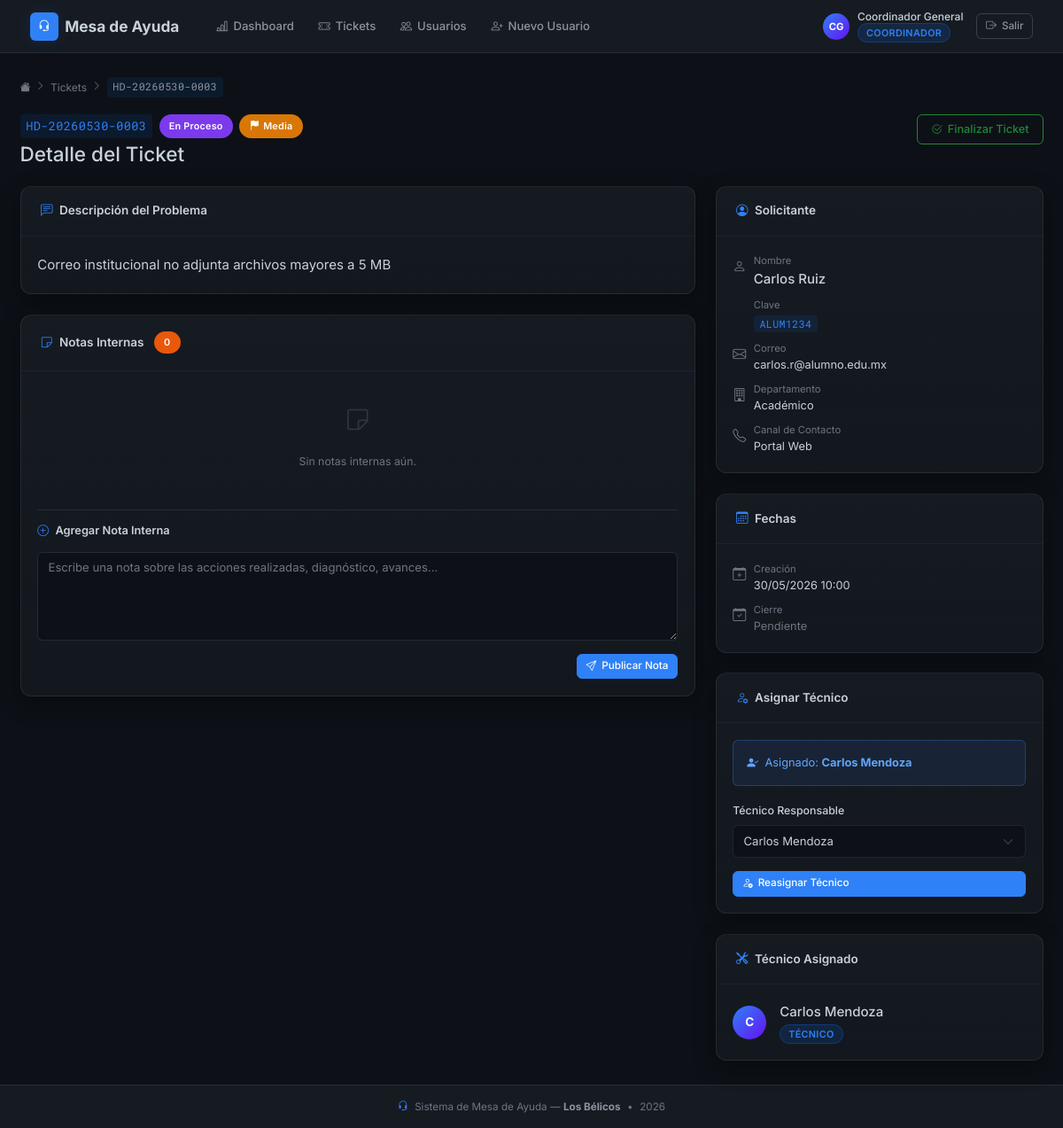
The page /index.php?controller=Ticket&action=show&id=5 (signed in) on the database its author committed.
### tables this page shows
CREATE TABLE `tickets` (
  `id`               int(10) UNSIGNED                   NOT NULL,
  `folio`            varchar(20)                        NOT NULL,
  `id_solicitante`   int(10) UNSIGNED                   NOT NULL,
  `id_canal`         int(10) UNSIGNED                   NOT NULL,
  `descripcion`      text                               NOT NULL,
  `prioridad`        enum('Baja','Media','Alta')         NOT NULL DEFAULT 'Baja',
  `id_estatus`       int(10) UNSIGNED                   NOT NULL DEFAULT 1,
  `id_tecnico`       int(10) UNSIGNED                   DEFAULT NULL,
  `id_mesa_asignada` int(10) UNSIGNED                   DEFAULT NULL,
  `fecha_creacion`   datetime                           NOT NULL DEFAULT current_timestamp(),
  `fecha_cierre`     datetime                           DEFAULT NULL
);

CREATE TABLE `estatus_tickets` (
  `id`             int(10) UNSIGNED NOT NULL,
  `nombre_estatus` varchar(50)      NOT NULL
);

CREATE TABLE `solicitantes` (
  `id`               int(10) UNSIGNED NOT NULL,
  `clave_reportante` varchar(20)      NOT NULL,
  `nombre_completo`  varchar(150)     NOT NULL,
  `correo`           varchar(100)     DEFAULT NULL,
  `id_departamento`  int(10) UNSIGNED DEFAULT NULL
);

CREATE TABLE `departamentos` (
  `id`                   int(10) UNSIGNED NOT NULL,
  `nombre_departamento`  varchar(100)     NOT NULL
);

CREATE TABLE `canales_contacto` (
  `id`           int(10) UNSIGNED NOT NULL,
  `nombre_canal` varchar(50)      NOT NULL
);

CREATE TABLE `usuarios` (
  `id`                    int(10) UNSIGNED                NOT NULL,
  `clave_acceso`          varchar(20)                    NOT NULL,
  `nombre_completo`       varchar(150)                   NOT NULL,
  `correo_institucional`  varchar(100)                   NOT NULL,
  `password_hash`         varchar(255)                   NOT NULL,
  `id_rol`                int(10) UNSIGNED               NOT NULL,
  `estado`                enum('Activo','Inactivo')       NOT NULL DEFAULT 'Activo'
);

### app/views/tickets/show.php (the view, shortened to what the rows shown need)
<?php
require BASE_PATH . '/app/views/layouts/header.php';
$rolId    = $_SESSION['rol_id'];
$esCerrado = strtolower($ticket['estatus']) === 'cerrado';
function mapBadge(string $val, string $tipo): string {
    if ($tipo === 'estatus') {
        return match (strtolower($val)) {
            'abierto'    => 'badge-abierto',
            'en proceso' => 'badge-proceso',
            'cerrado'    => 'badge-cerrado',
            default      => 'badge-pendiente',
        };
    }
    return match (strtolower($val)) {
        'alta'  => 'badge-alta',
        'media' => 'badge-media',
        'baja'  => 'badge-baja',
        default => 'badge-pendiente',
    };
}
?>
<div class="hd-breadcrumb fade-in-up">
    <a href="<?= BASE_URL ?>/index.php?controller=Dashboard&action=index"><i class="bi bi-house-fill"></i></a>
    <i class="bi bi-chevron-right" style="font-size:.7rem;"></i>
    <a href="<?= BASE_URL ?>/index.php?controller=Ticket&action=<?= $rolId == 2 ? 'misTickets' : 'index' ?>">Tickets</a>
    <i class="bi bi-chevron-right" style="font-size:.7rem;"></i>
    <span class="folio-tag"><?= htmlspecialchars($ticket['folio']) ?></span>
</div>
<div class="d-flex align-items-start justify-content-between mb-4 flex-wrap gap-2 fade-in-up">
    <div>
        <div class="d-flex align-items-center gap-2 mb-1">
            <span class="folio-tag" style="font-size:0.9rem;"><?= htmlspecialchars($ticket['folio']) ?></span>
            <span class="hd-badge <?= mapBadge($ticket['estatus'], 'estatus') ?>">
                <?= htmlspecialchars($ticket['estatus']) ?>
            </span>
            <span class="hd-badge <?= mapBadge($ticket['prioridad'], 'prioridad') ?>">
                <i class="bi bi-flag-fill"></i> <?= ucfirst($ticket['prioridad']) ?>
            </span>
        </div>
        <h1 class="h4 mb-0">Detalle del Ticket</h1>
    </div>
    <?php if (in_array($rolId, [1, 3]) && !$esCerrado): ?>
        <button type="button" class="btn btn-outline-success shadow-sm" data-bs-toggle="modal" data-bs-target="#modalCerrar">
            <i class="bi bi-check2-circle"></i> Finalizar Ticket
        </button>
    <?php endif; ?>
</div>
<div class="row g-4">
    <div class="col-12 col-xl-8">
        <div class="hd-card mb-4 fade-in-up delay-1">
            <div class="hd-card-header">
                <h2 class="hd-card-title"><i class="bi bi-chat-left-text text-accent"></i> Descripción del Problema</h2>
            </div>
            <div class="hd-card-body">
                <p style="line-height:1.8; color:var(--text-primary); margin:0; white-space:pre-wrap;"><?= nl2br(htmlspecialchars($ticket['descripcion'])) ?></p>
            </div>
        </div>
        <div class="hd-card fade-in-up delay-2">
            <div class="hd-card-header">
                <h2 class="hd-card-title">
                    <i class="bi bi-sticky text-accent"></i>
                    Notas Internas
                    <span class="hd-badge badge-abierto ms-1"><?= count($notas) ?></span>
                </h2>
            </div>
            <div class="hd-card-body">
                <?php if (empty($notas)): ?>
                    <div class="empty-state py-3">
                        <i class="bi bi-sticky d-block" style="font-size:1.8rem;"></i>
                        <p style="font-size:0.82rem;">Sin notas internas aún.</p>
                    </div>
                <?php endif; ?>
                <?php if (in_array($rolId, [1, 2, 3]) && !$esCerrado): ?>
                    <hr>
                    <h3 class="hd-card-title mb-3" style="font-size:0.85rem;">
                        <i class="bi bi-plus-circle text-accent"></i> Agregar Nota Interna
                    </h3>
                    <form method="POST" action="<?= BASE_URL ?>/index.php?controller=Ticket&action=agregarNota" id="formNota">
                        <div class="mb-3">
                            <textarea class="form-control" name="nota" rows="4"
                                      placeholder="Escribe una nota sobre las acciones realizadas, diagnóstico, avances..."
                                      required id="notaTextarea"></textarea>
                        </div>
                        <div class="d-flex justify-content-end">
                            <button type="submit" class="btn btn-primary btn-sm" id="btnNota">
                                <i class="bi bi-send"></i> Publicar Nota
                            </button>
                        </div>
                    </form>
                <?php elseif ($esCerrado): ?>
                    <div class="alert alert-warning mb-0" style="font-size:0.82rem;">
                        <i class="bi bi-lock-fill me-1"></i> Este ticket está cerrado. No se pueden agregar más notas.
                    </div>
                <?php endif; ?>
            </div>
        </div>
    </div>
    <div class="col-12 col-xl-4">
        <div class="hd-card mb-4 fade-in-up delay-1">
            <div class="hd-card-header">
                <h2 class="hd-card-title"><i class="bi bi-person-circle text-accent"></i> Solicitante</h2>
            </div>
            <div class="hd-card-body">
                <div class="d-flex flex-column gap-2">
                    <div class="d-flex align-items-start gap-2">
                        <i class="bi bi-person mt-1" style="color:var(--text-muted); width:16px;"></i>
                        <div>
                            <div style="font-size:0.75rem; color:var(--text-muted);">Nombre</div>
                            <div style="font-weight:500;"><?= htmlspecialchars($ticket['solicitante']) ?></div>
                        </div>
                    </div>
                    <div class="d-flex align-items-start gap-2">
                        <div>
                            <div style="font-size:0.75rem; color:var(--text-muted);">Clave</div>
                            <div><span class="folio-tag"><?= htmlspecialchars($ticket['clave']) ?></span></div>
                        </div>
                    </div>
                    <div class="d-flex align-items-start gap-2">
                        <i class="bi bi-envelope mt-1" style="color:var(--text-muted); width:16px;"></i>
                        <div>
                            <div style="font-size:0.75rem; color:var(--text-muted);">Correo</div>
                            <div style="font-size:0.85rem; word-break:break-all;"><?= htmlspecialchars($ticket['correo_solicitante']) ?></div>
                        </div>
                    </div>
                    <div class="d-flex align-items-start gap-2">
                        <i class="bi bi-building mt-1" style="color:var(--text-muted); width:16px;"></i>
                        <div>
                            <div style="font-size:0.75rem; color:var(--text-muted);">Departamento</div>
                            <div style="font-size:0.85rem;"><?= htmlspecialchars($ticket['departamento'] ?? '—') ?></div>
                        </div>
                    </div>
                    <div class="d-flex align-items-start gap-2">
                        <i class="bi bi-telephone mt-1" style="color:var(--text-muted); width:16px;"></i>
                        <div>
                            <div style="font-size:0.75rem; color:var(--text-muted);">Canal de Contacto</div>
                            <div style="font-size:0.85rem;"><?= htmlspecialchars($ticket['canal']) ?></div>
                        </div>
                    </div>
                </div>
            </div>
        </div>
        <div class="hd-card mb-4 fade-in-up delay-2">
            <div class="hd-card-header">
                <h2 class="hd-card-title"><i class="bi bi-calendar3 text-accent"></i> Fechas</h2>
            </div>
            <div class="hd-card-body">
                <div class="d-flex flex-column gap-2">
                    <div class="d-flex align-items-start gap-2">
                        <i class="bi bi-calendar-plus mt-1" style="color:var(--text-muted); width:16px;"></i>
                        <div>
                            <div style="font-size:0.75rem; color:var(--text-muted);">Creación</div>
                            <div style="font-size:0.85rem;"><?= date('d/m/Y H:i', strtotime($ticket['fecha_creacion'])) ?></div>
                        </div>
                    </div>
                    <div class="d-flex align-items-start gap-2">
                        <i class="bi bi-calendar-check mt-1" style="color:var(--text-muted); width:16px;"></i>
                        <div>
                            <div style="font-size:0.75rem; color:var(--text-muted);">Cierre</div>
                            <div style="font-size:0.85rem;">
                                <?= $ticket['fecha_cierre']
                                    ? date('d/m/Y H:i', strtotime($ticket['fecha_cierre']))
                                    : '<span class="text-muted-hd">Pendiente</span>' ?>
                            </div>
                        </div>
                    </div>
                </div>
            </div>
        </div>
        <?php if (in_array($rolId, [1, 3]) && !$esCerrado): ?>
            <div class="hd-card mb-4 fade-in-up delay-3">
                <div class="hd-card-header">
                    <h2 class="hd-card-title"><i class="bi bi-person-gear text-accent"></i> Asignar Técnico</h2>
                </div>
                <div class="hd-card-body">
                    <?php if ($ticket['tecnico']): ?>
                        <div class="alert alert-info mb-3" style="font-size:0.82rem;">
                            <i class="bi bi-person-check-fill me-1"></i>
                            Asignado: <strong><?= htmlspecialchars($ticket['tecnico']) ?></strong>
                        </div>
                    <?php endif; ?>
                    <form method="POST" action="<?= BASE_URL ?>/index.php?controller=Ticket&action=asignar">
                        <div class="mb-3">
                            <label class="form-label">Técnico Responsable</label>
                            <select class="form-select" name="id_tecnico" required>
                                <?php foreach ($tecnicos as $tec): ?>
                                    <option value="<?= $tec['id'] ?>"
                                        <?= $ticket['id_tecnico'] == $tec['id'] ? 'selected' : '' ?>>
                                        <?= htmlspecialchars($tec['nombre_completo']) ?>
                                    </option>
                                <?php endforeach; ?>
                            </select>
                        </div>
                        <button type="submit" class="btn btn-primary btn-sm w-100">
                            <i class="bi bi-person-check"></i>
                            <?= $ticket['tecnico'] ? 'Reasignar' : 'Asignar' ?> Técnico
                        </button>
                    </form>
                </div>
            </div>
        <?php endif; ?>
        <div class="hd-card fade-in-up delay-4">
            <div class="hd-card-header">
                <h2 class="hd-card-title"><i class="bi bi-tools text-accent"></i> Técnico Asignado</h2>
            </div>
            <div class="hd-card-body">
                <?php if ($ticket['tecnico']): ?>
                    <div class="d-flex align-items-center gap-3">
                        <div class="user-avatar-sm" style="width:38px; height:38px; font-size:0.9rem;">
                            <?= strtoupper(substr($ticket['tecnico'], 0, 1)) ?>
                        </div>
                        <div>
                            <div style="font-weight:500;"><?= htmlspecialchars($ticket['tecnico']) ?></div>
                            <span class="role-badge">Técnico</span>
                        </div>
                    </div>
                <?php endif; ?>
            </div>
        </div>
    </div>
</div>
<?php require BASE_PATH . '/app/views/layouts/footer.php'; ?>

### rows shown on the page
tickets: folio "HD-20260530-0003", id_estatus.nombre_estatus "En Proceso", prioridad "Media", descripcion "Correo institucional no adjunta archivos mayores a 5 MB", id_solicitante.nombre_completo "Carlos Ruiz", id_solicitante.clave_reportante "ALUM1234", id_solicitante.correo "carlos.r@alumno.edu.mx", departamentos.nombre_departamento "Académico", id_canal.nombre_canal "Portal Web", fecha_creacion "30/05/2026 10:00", id_tecnico.nombre_completo "Carlos Mendoza", id_tecnico "Carlos Mendoza", id_tecnico.nombre_completo "C"

### other values the page prints
$initials "CG"
$nombreUsuario "Coordinador General"
$rolNombre "COORDINADOR"
count($notas) "0"
